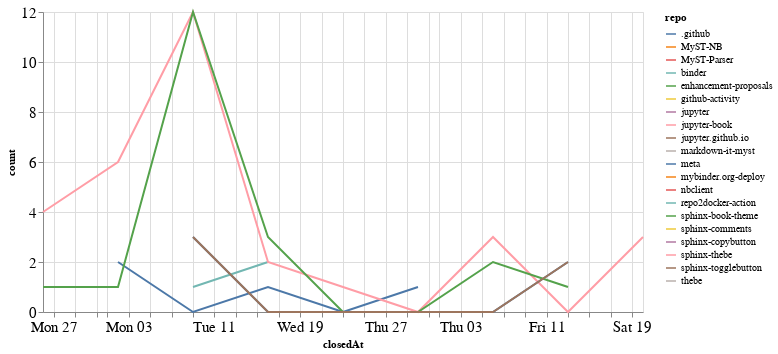

Notebook cell for this chart:
### Code cell
closed_by_time = closed_by.groupby('repo').resample('W', on='closedAt').count()['author'].reset_index()
closed_by_time = closed_by_time.rename(columns={'author': 'count'})

alt.Chart(closed_by_time, width=600).mark_line().encode(
    x='closedAt',
    y='count',
    color='repo',
    tooltip="repo"
)

### Figure 1 — Vega-Lite specification as saved in the notebook (floating-point values rounded to 4 significant figures)
{"config": {"axisLeft": {"labelFontSize": 15}, "axisBottom": {"labelFontSize": 15}}, "data": {"name": "data-d82584e1bc33d5713e981fdca59367fc"}, "mark": "line", "encoding": {"color": {"type": "nominal", "field": "repo"}, "tooltip": {"type": "nominal", "field": "repo"}, "x": {"type": "temporal", "field": "closedAt"}, "y": {"type": "quantitative", "field": "count"}}, "width": 600, "$schema": "https://vega.github.io/schema/vega-lite/v4.8.1.json", "datasets": {"data-d82584e1bc33d5713e981fdca59367fc": [{"repo": ".github", "closedAt": "2020-08-09T00:00:00", "count": 3}, {"repo": ".github", "closedAt": "2020-08-16T00:00:00", "count": 0}, {"repo": ".github", "closedAt": "2020-08-23T00:00:00", "count": 0}, {"repo": ".github", "closedAt": "2020-08-30T00:00:00", "count": 1}, {"repo": "MyST-NB", "closedAt": "2020-09-06T00:00:00", "count": 1}, {"repo": "MyST-Parser", "closedAt": "2020-09-20T00:00:00", "count": 1}, {"repo": "binder", "closedAt": "2020-08-09T00:00:00", "count": 1}, {"repo": "binder", "closedAt": "2020-08-16T00:00:00", "count": 2}, {"repo": "enhancement-proposals", "closedAt": "2020-08-30T00:00:00", "count": 1}, {"repo": "github-activity", "closedAt": "2020-08-09T00:00:00", "count": 2}, {"repo": "jupyter", "closedAt": "2020-07-26T00:00:00", "count": 1}, {"repo": "jupyter-book", "closedAt": "2020-07-26T00:00:00", "count": 4}, {"repo": "jupyter-book", "closedAt": "2020-08-02T00:00:00", "count": 6}, {"repo": "jupyter-book", "closedAt": "2020-08-09T00:00:00", "count": 12}, {"repo": "jupyter-book", "closedAt": "2020-08-16T00:00:00", "count": 2}, {"repo": "jupyter-book", "closedAt": "2020-08-23T00:00:00", "count": 1}, {"repo": "jupyter-book", "closedAt": "2020-08-30T00:00:00", "count": 0}, {"repo": "jupyter-book", "closedAt": "2020-09-06T00:00:00", "count": 3}, {"repo": "jupyter-book", "closedAt": "2020-09-13T00:00:00", "count": 0}, {"repo": "jupyter-book", "closedAt": "2020-09-20T00:00:00", "count": 3}, {"repo": "jupyter.github.io", "closedAt": "2020-07-26T00:00:00", "count": 1}, {"repo": "markdown-it-myst", "closedAt": "2020-08-09T00:00:00", "count": 1}, {"repo": "meta", "closedAt": "2020-08-02T00:00:00", "count": 2}, {"repo": "meta", "closedAt": "2020-08-09T00:00:00", "count": 0}, {"repo": "meta", "closedAt": "2020-08-16T00:00:00", "count": 1}, {"repo": "meta", "closedAt": "2020-08-23T00:00:00", "count": 0}, {"repo": "meta", "closedAt": "2020-08-30T00:00:00", "count": 0}, {"repo": "meta", "closedAt": "2020-09-06T00:00:00", "count": 0}, {"repo": "meta", "closedAt": "2020-09-13T00:00:00", "count": 2}, {"repo": "mybinder.org-deploy", "closedAt": "2020-07-26T00:00:00", "count": 1}, {"repo": "nbclient", "closedAt": "2020-09-13T00:00:00", "count": 1}, {"repo": "repo2docker-action", "closedAt": "2020-07-26T00:00:00", "count": 1}, {"repo": "sphinx-book-theme", "closedAt": "2020-07-26T00:00:00", "count": 1}, {"repo": "sphinx-book-theme", "closedAt": "2020-08-02T00:00:00", "count": 1}, {"repo": "sphinx-book-theme", "closedAt": "2020-08-09T00:00:00", "count": 12}, {"repo": "sphinx-book-theme", "closedAt": "2020-08-16T00:00:00", "count": 3}, {"repo": "sphinx-book-theme", "closedAt": "2020-08-23T00:00:00", "count": 0}, {"repo": "sphinx-book-theme", "closedAt": "2020-08-30T00:00:00", "count": 0}, {"repo": "sphinx-book-theme", "closedAt": "2020-09-06T00:00:00", "count": 2}, {"repo": "sphinx-book-theme", "closedAt": "2020-09-13T00:00:00", "count": 1}, {"repo": "sphinx-comments", "closedAt": "2020-08-16T00:00:00", "count": 4}, {"repo": "sphinx-copybutton", "closedAt": "2020-07-26T00:00:00", "count": 2}, {"repo": "sphinx-thebe", "closedAt": "2020-08-16T00:00:00", "count": 1}, {"repo": "sphinx-togglebutton", "closedAt": "2020-08-09T00:00:00", "count": 3}, {"repo": "sphinx-togglebutton", "closedAt": "2020-08-16T00:00:00", "count": 0}, {"repo": "sphinx-togglebutton", "closedAt": "2020-08-23T00:00:00", "count": 0}, {"repo": "sphinx-togglebutton", "closedAt": "2020-08-30T00:00:00", "count": 0}, {"repo": "sphinx-togglebutton", "closedAt": "2020-09-06T00:00:00", "count": 0}, {"repo": "sphinx-togglebutton", "closedAt": "2020-09-13T00:00:00", "count": 2}, {"repo": "thebe", "closedAt": "2020-08-16T00:00:00", "count": 1}]}}
